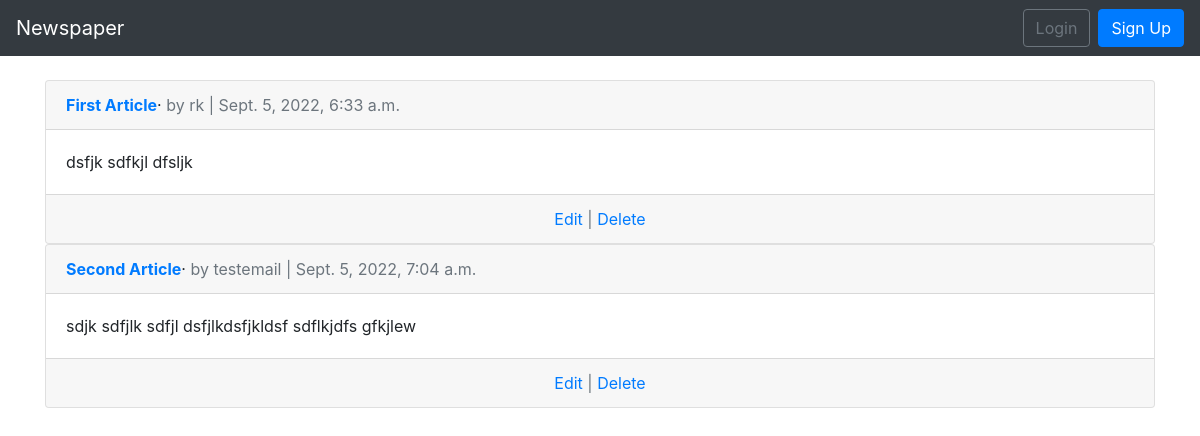
The app's page /articles/, older data.
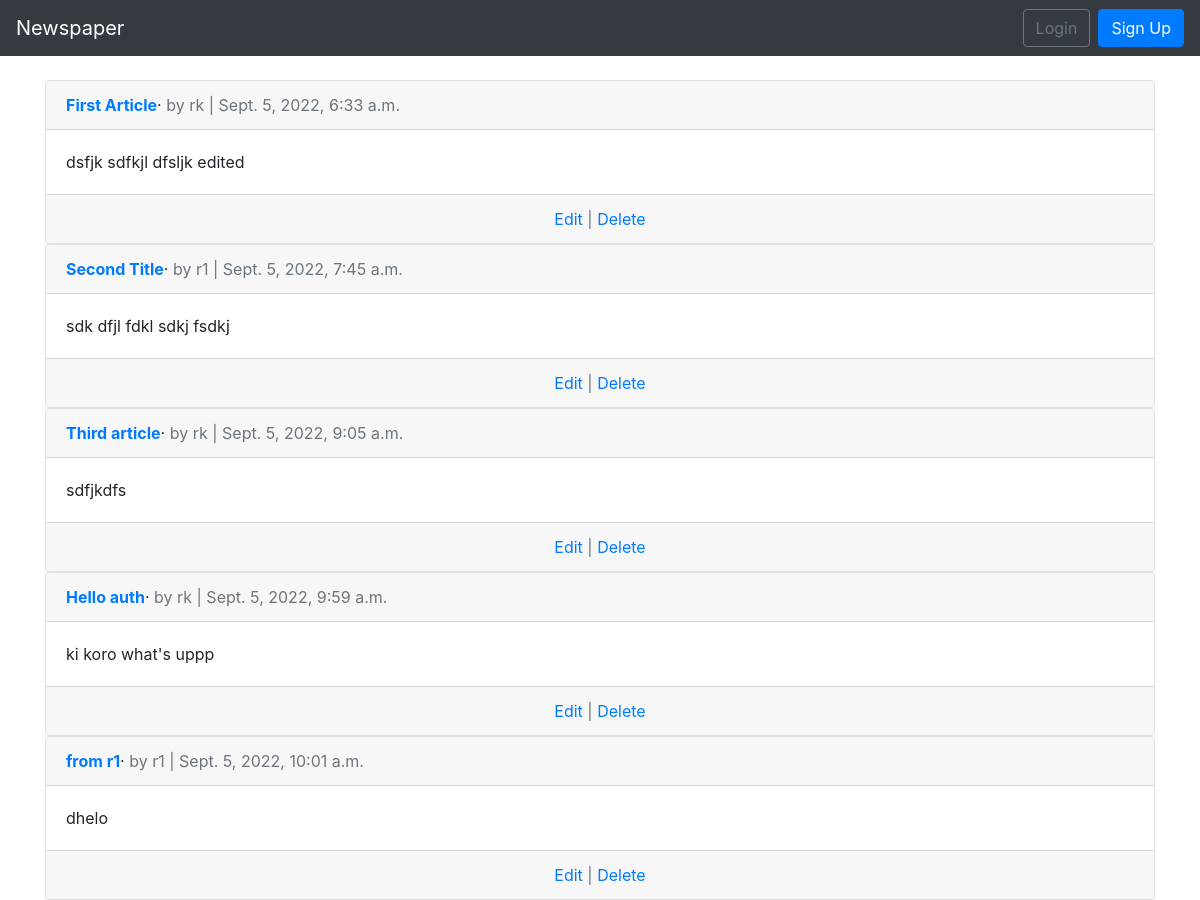
The same page, newer data.
### articles/models.py (models this page shows, shortened)
class Article(models.Model):
    title = models.CharField(max_length=255)
    body = models.TextField()
    date = models.DateTimeField(auto_now_add=True)
    author = models.ForeignKey(
        settings.AUTH_USER_MODEL,
        on_delete=models.CASCADE,
    )
    image = models.ImageField(upload_to='covers/', blank = True)

### users/models.py (models this page shows)
class CustomUser(AbstractUser):
    age = models.PositiveIntegerField(default=0)

### articles/views.py (the view)
# urls.py: path('', views.ArticleListView.as_view(), name = 'article_list'),
class ArticleListView(ListView):
    template_name = 'article_list.html'
    model = Article

### templates/article_list.html (shortened to what this page needs)
{% extends 'base.html' %}
{% block content %}
    {% for article in object_list %}
        <div class="card">
            <div class="card-header">
                <a href="{% url 'article_detail' article.pk %}"><span class="font-weight-bold">{{ article.title }}</span></a>&middot;
                <span class="text-muted"> by {{article.author}} | {{article.date}}</span>
            </div>
            <div class="card-body">
                {{article.body}}
            </div>
            <div class="card-footer text-center text-muted">
                <a href="{% url 'article_edit' article.pk %}">Edit</a> | <a href="{% url 'article_delete' article.pk %}">Delete</a>
            </div>
        </div>
    {% endfor %}
{% endblock content %}

### templates/base.html (shortened to what this page needs)
{% load static %}
<!DOCTYPE html>
<html lang="en">
<head>
    <link rel="stylesheet" href="https://cdn.jsdelivr.net/npm/bootstrap@4.4.1/dist/css/bootstrap.min.css">
    <link rel="stylesheet" href="https://cdnjs.cloudflare.com/ajax/libs/font-awesome/4.7.0/css/font-awesome.min.css">
    <link rel="stylesheet" href="{% static 'css/base.css' %}">
</head>
<body>
    <nav class="navbar navbar-expand-md navbar-dark bg-dark mb-4">
        <a href="{% url 'home' %}" class="navbar-brand">Newspaper</a>
        <div class="collapse navbar-collapse" id="navbarCollapse">
            {% if user.is_authenticated %}
                <ul class="navbar-nav ml-auto">
                    <li class="nav-item">
                        <a href="#" class="nav-link dropdown-toggle" id="userMenu"
                            data-toggle="dropdown" aria-haspopup="true" aria-expanded="false">
                            {{ user.username }}
                        </a>
                        <div class="dropdown-menu dropdown-menu-right" aria-labelledby="userMenu">
                            <a href="{% url 'password_change' %}" class="dropdown-item">Change Password</a>
                            <div class="dropdown-divider"></div>
                            <a href="{% url 'logout' %}" class="dropdown-item">Log Out</a>
                        </div>
                    </li>
                </ul>
            {% else %}
            <form action="" class="form-inline ml-auto">
                <a href="{% url 'login' %}" class="btn btn-outline-secondary">Login</a>
                <a href="{% url 'logout' %}" class="btn btn-primary ml-2">Sign Up</a>
            </form>
            {% endif %}
        </div>
    </nav>
    <div class="container">
        {% block content %}
        {% endblock content %}
    </div>
</body>
</html>

Row changes from the older to the newer data that the page shows:
removed Article: title "Second Article", author "testemail", date "Sept. 5, 2022, 7:04 a.m.", body "sdjk sdfjlk sdfjl dsfjlkdsfjkldsf sdflkjdfs gfkjlew"
changed Article "First Article": body "dsfjk sdfkjl dfsljk" → "dsfjk sdfkjl dfsljk edited"
added Article: title "Second Title", author "r1", date "Sept. 5, 2022, 7:45 a.m.", body "sdk dfjl fdkl sdkj fsdkj"
added Article: title "Third article", author "rk", date "Sept. 5, 2022, 9:05 a.m.", body "sdfjkdfs"
added Article: title "Hello auth", author "rk", date "Sept. 5, 2022, 9:59 a.m.", body "ki koro what's uppp"
added Article: title "from r1", author "r1", date "Sept. 5, 2022, 10:01 a.m.", body "dhelo"
